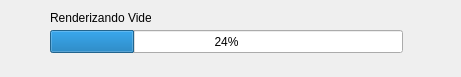
<ui version="4.0" >
 <class>Render</class>
 <widget class="QWidget" name="Render" >
  <property name="windowModality" >
   <enum>Qt::ApplicationModal</enum>
  </property>
  <property name="geometry" >
   <rect>
    <x>0</x>
    <y>0</y>
    <width>461</width>
    <height>77</height>
   </rect>
  </property>
  <property name="windowTitle" >
   <string>Renderizando Video</string>
  </property>
  <property name="windowIcon" >
   <iconset>
    <normaloff>../Interface/Icons/logo.png</normaloff>../Interface/Icons/logo.png</iconset>
  </property>
  <widget class="QLabel" name="label" >
   <property name="geometry" >
    <rect>
     <x>50</x>
     <y>10</y>
     <width>101</width>
     <height>16</height>
    </rect>
   </property>
   <property name="text" >
    <string>Renderizando Video</string>
   </property>
  </widget>
  <widget class="QProgressBar" name="progressBar" >
   <property name="geometry" >
    <rect>
     <x>50</x>
     <y>30</y>
     <width>353</width>
     <height>23</height>
    </rect>
   </property>
   <property name="value" >
    <number>24</number>
   </property>
  </widget>
 </widget>
 <resources/>
 <connections/>
</ui>
